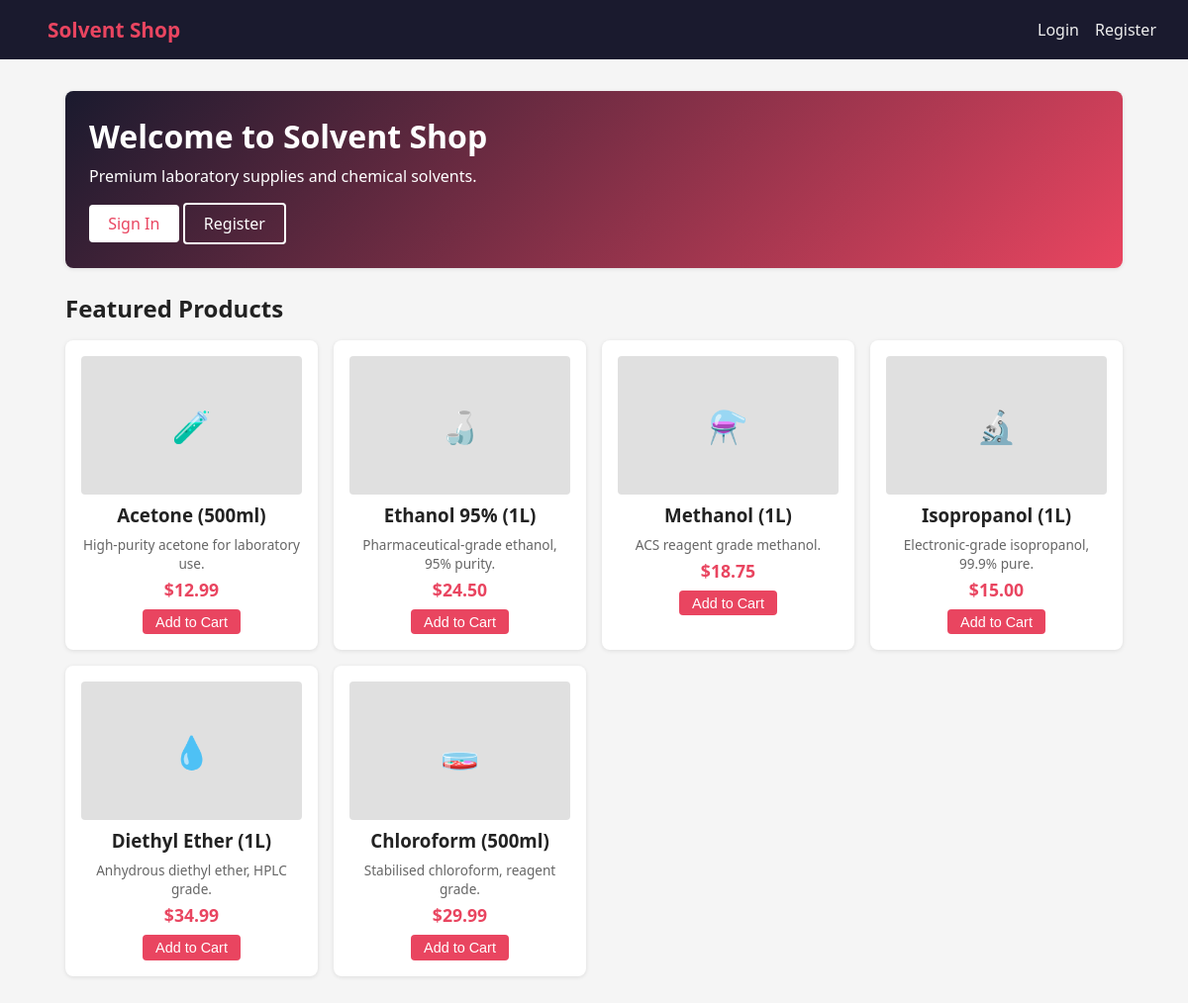
The page / on the database its author committed.
### tables this page shows
CREATE TABLE IF NOT EXISTS products (
    id          INT AUTO_INCREMENT PRIMARY KEY,
    name        VARCHAR(128) NOT NULL,
    description TEXT,
    price       DECIMAL(10,2) NOT NULL,
    stock       INT DEFAULT 100,
    emoji       VARCHAR(8) DEFAULT '🧪'
);

### includes/db.php (called while the page is built)
<?php
function getDB() {
    static $pdo = null;
    if ($pdo === null) {
        $host = '127.0.0.1';
        $db   = 'solvent';
        $user = 'solvent';
        $pass = 'solventpass';
        $dsn  = "mysql:host=$host;dbname=$db;charset=utf8mb4";
        $pdo  = new PDO($dsn, $user, $pass, [PDO::ATTR_ERRMODE => PDO::ERRMODE_EXCEPTION]);
    }
    return $pdo;
}

### index.php (the view, shortened to what this page needs)
<?php
require_once __DIR__ . '/includes/auth.php';
require_once __DIR__ . '/includes/db.php';
$user = getCurrentUser();
$pdo  = getDB();
$products = $pdo->query('SELECT * FROM products ORDER BY id')->fetchAll(PDO::FETCH_ASSOC);
$cards = '';
foreach ($products as $p) {
    $cards .= '<div class="product-card">
        <div style="height:140px;background:#e0e0e0;border-radius:4px;margin-bottom:.5rem;display:flex;align-items:center;justify-content:center;font-size:2rem">' . htmlspecialchars($p['emoji']) . '</div>
        <h3>' . htmlspecialchars($p['name']) . '</h3>
        <p style="font-size:.85rem;color:#666;margin:.3rem 0">' . htmlspecialchars($p['description']) . '</p>
        <p class="price">$' . number_format($p['price'],2) . '</p>
        <button class="btn btn-primary btn-sm" style="margin-top:.5rem">Add to Cart</button>
    </div>';
}
$hero = '<div class="card" style="background:linear-gradient(135deg,#1a1a2e,#e94560);color:#fff;margin-bottom:1.5rem">
    <h1 style="font-size:2rem">Welcome to Solvent Shop</h1>
    <p style="margin:.5rem 0">Premium laboratory supplies and chemical solvents.</p>
    ' . ($user ? '' : '<a href="/?page=login" class="btn" style="background:#fff;color:#e94560;margin-top:.5rem">Sign In</a> <a href="/?page=register" class="btn" style="background:transparent;border:2px solid #fff;color:#fff;margin-top:.5rem">Register</a>') . '
</div>';
$body = $hero . '<h2 style="margin-bottom:1rem">Featured Products</h2><div class="product-grid">' . $cards . '</div>';
echo renderLayout('Home', $body, $user);

### includes/auth.php (shortened to what this page needs)
<?php
require_once __DIR__ . '/db.php';
function getCurrentUser() {
    if (!isset($_SESSION['user_id'])) return null;
    $pdo = getDB();
    $stmt = $pdo->prepare('SELECT * FROM users WHERE id = ?');
    $stmt->execute([$_SESSION['user_id']]);
    return $stmt->fetch(PDO::FETCH_ASSOC);
}
function renderLayout($title, $body, $user = null) {
    if ($user === null) $user = getCurrentUser();
    $nav = '<nav class="navbar">
        <a href="/" class="brand">Solvent Shop</a>
        <div class="nav-links">';
    if ($user) {
        $nav .= '<a href="/?page=profile">Profile</a>';
        if ($user['is_admin']) $nav .= '<a href="/admin/panel">Admin</a>';
        $nav .= '<a href="/logout">Logout</a>';
    } else {
        $nav .= '<a href="/?page=login">Login</a><a href="/?page=register">Register</a>';
    }
    $nav .= '</div></nav>';
    return '<!DOCTYPE html><html lang="en"><head><meta charset="UTF-8">
<meta name="viewport" content="width=device-width,initial-scale=1">
<title>' . htmlspecialchars($title) . ' — Solvent Shop</title>
<style>
*{box-sizing:border-box;margin:0;padding:0}
body{font-family:system-ui,sans-serif;background:#f5f5f5;color:#222}
.navbar{background:#1a1a2e;color:#fff;padding:1rem 2rem;display:flex;justify-content:space-between;align-items:center}
.navbar a{color:#eee;text-decoration:none;margin-left:1rem}
.brand{font-size:1.3rem;font-weight:700;color:#e94560!important}
.container{max-width:1100px;margin:2rem auto;padding:0 1rem}
.card{background:#fff;border-radius:8px;padding:1.5rem;margin-bottom:1rem;box-shadow:0 1px 4px rgba(0,0,0,.1)}
.product-grid{display:grid;grid-template-columns:repeat(auto-fill,minmax(220px,1fr));gap:1rem}
.product-card{background:#fff;border-radius:8px;padding:1rem;box-shadow:0 1px 4px rgba(0,0,0,.1);text-align:center}
.product-card h3{margin:.5rem 0}
.product-card .price{color:#e94560;font-weight:700;font-size:1.1rem}
.btn{display:inline-block;padding:.5rem 1.2rem;border-radius:4px;border:none;cursor:pointer;font-size:1rem;text-decoration:none}
.btn-primary{background:#e94560;color:#fff}
.btn-secondary{background:#1a1a2e;color:#fff}
.btn-sm{padding:.3rem .8rem;font-size:.9rem}
form label{display:block;margin:.5rem 0 .2rem}
form input,form textarea,form select{width:100%;padding:.5rem;border:1px solid #ccc;border-radius:4px;font-size:1rem}
form input[type=submit],form button{width:auto}
.error{color:#c0392b;background:#fdecea;padding:.5rem;border-radius:4px;margin:.5rem 0}
.success{color:#27ae60;background:#eafaf1;padding:.5rem;border-radius:4px;margin:.5rem 0}
.alert{padding:.75rem;border-radius:4px;margin:.5rem 0}
table{width:100%;border-collapse:collapse}
th,td{padding:.6rem;border:1px solid #ddd;text-align:left}
th{background:#f0f0f0}
</style>
</head><body>' . $nav . '<div class="container">' . $body . '</div></body></html>';
}

### includes/auth.php (style rules this page uses)
* { box-sizing:border-box;margin:0;padding:0 }
body { font-family:system-ui,sans-serif;background:#f5f5f5;color:#222 }
.navbar { background:#1a1a2e;color:#fff;padding:1rem 2rem;display:flex;justify-content:space-between;align-items:center }
.navbar a { color:#eee;text-decoration:none;margin-left:1rem }
.brand { font-size:1.3rem;font-weight:700;color:#e94560!important }
.container { max-width:1100px;margin:2rem auto;padding:0 1rem }
.card { background:#fff;border-radius:8px;padding:1.5rem;margin-bottom:1rem;box-shadow:0 1px 4px rgba(0,0,0,.1) }
.product-grid { display:grid;grid-template-columns:repeat(auto-fill,minmax(220px,1fr));gap:1rem }
.product-card { background:#fff;border-radius:8px;padding:1rem;box-shadow:0 1px 4px rgba(0,0,0,.1);text-align:center }
.product-card h3 { margin:.5rem 0 }
.product-card .price { color:#e94560;font-weight:700;font-size:1.1rem }
.btn { display:inline-block;padding:.5rem 1.2rem;border-radius:4px;border:none;cursor:pointer;font-size:1rem;text-decoration:none }
.btn-primary { background:#e94560;color:#fff }
.btn-sm { padding:.3rem .8rem;font-size:.9rem }

### rows shown on the page
products: emoji "🧪", name "Acetone (500ml)", description "High-purity acetone for laboratory use.", price "12.99"
products: emoji "🍶", name "Ethanol 95% (1L)", description "Pharmaceutical-grade ethanol, 95% purity.", price "24.50"
products: emoji "⚗️", name "Methanol (1L)", description "ACS reagent grade methanol.", price "18.75"
products: emoji "🔬", name "Isopropanol (1L)", description "Electronic-grade isopropanol, 99.9% pure.", price "15.00"
products: emoji "💧", name "Diethyl Ether (1L)", description "Anhydrous diethyl ether, HPLC grade.", price "34.99"
products: emoji "🧫", name "Chloroform (500ml)", description "Stabilised chloroform, reagent grade.", price "29.99"
